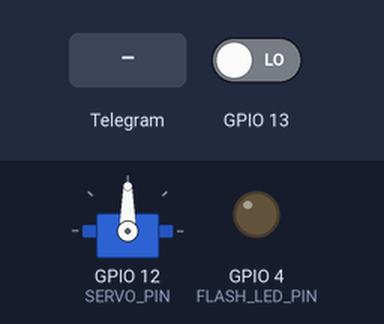
This sketch was run on a simulated ESP32. On the bench: servo, output pins drawn as LEDs (lit = HIGH). The test bench sets the inputs (shaded band); at power-on: GPIO 13 LOW. WiFi joins after 1.5 s; servers stay silent unless stated; the camera gives no picture; what the sketch prints to the serial monitor is not drawn.

Above: at 3.0 s.
3.1 s: Telegram message "/flash" received
At 4.1 s:
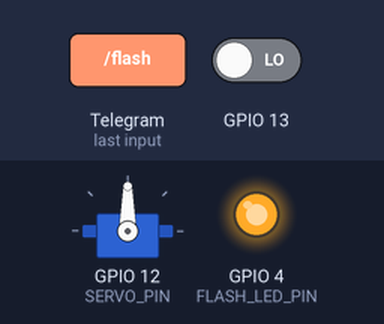
4.9 s: Telegram message "/open" received
At 5.6 s:
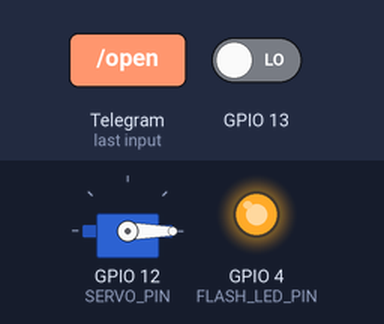
6.8 s: Telegram message "/flash" received
At 8.3 s:
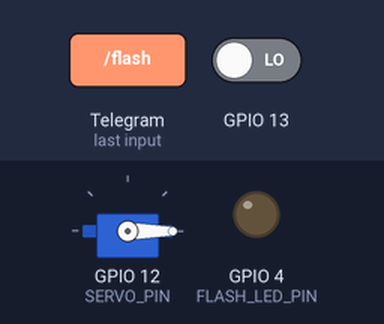
Timing chart, 0 to 9.8 s (numbered marks = the images above; inputs shaded):
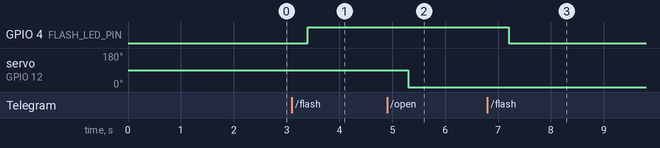

The sketch:

Project_Cam.ino
```cpp
#include <Arduino.h>
#include <WiFi.h>
#include <WiFiClientSecure.h>
#include "soc/soc.h"
#include "soc/rtc_cntl_reg.h"
#include "esp_camera.h"
#include <UniversalTelegramBot.h>
#include <ArduinoJson.h>
#include <ESP32Servo.h>

const char* ssid = "IOT";
const char* password = "1234567890";

// Initialize Telegram BOT
String BOTtoken = "Telegram_Bot_Key";
String CHAT_ID = "-5062063084";

bool sendPhoto = false;

WiFiClientSecure clientTCP;
UniversalTelegramBot bot(BOTtoken, clientTCP);

#define FLASH_LED_PIN 4
bool flashState = LOW;

// Servo setup
Servo servo;              // ✅ Added
#define SERVO_PIN 12       // ✅ Servo pin (you can change if needed)
int servoPos = 0;          // Store servo angle

//Checks for new messages every 1 second.
int botRequestDelay = 1000;
unsigned long lastTimeBotRan;

//CAMERA_MODEL_AI_THINKER
#define PWDN_GPIO_NUM     32
#define RESET_GPIO_NUM    -1
#define XCLK_GPIO_NUM      0
#define SIOD_GPIO_NUM     26
#define SIOC_GPIO_NUM     27
#define Y9_GPIO_NUM       35
#define Y8_GPIO_NUM       34
#define Y7_GPIO_NUM       39
#define Y6_GPIO_NUM       36
#define Y5_GPIO_NUM       21
#define Y4_GPIO_NUM       19
#define Y3_GPIO_NUM       18
#define Y2_GPIO_NUM        5
#define VSYNC_GPIO_NUM    25
#define HREF_GPIO_NUM     23
#define PCLK_GPIO_NUM     22

void configInitCamera() {
  camera_config_t config;
  config.ledc_channel = LEDC_CHANNEL_0;
  config.ledc_timer = LEDC_TIMER_0;
  config.pin_d0 = Y2_GPIO_NUM;
  config.pin_d1 = Y3_GPIO_NUM;
  config.pin_d2 = Y4_GPIO_NUM;
  config.pin_d3 = Y5_GPIO_NUM;
  config.pin_d4 = Y6_GPIO_NUM;
  config.pin_d5 = Y7_GPIO_NUM;
  config.pin_d6 = Y8_GPIO_NUM;
  config.pin_d7 = Y9_GPIO_NUM;
  config.pin_xclk = XCLK_GPIO_NUM;
  config.pin_pclk = PCLK_GPIO_NUM;
  config.pin_vsync = VSYNC_GPIO_NUM;
  config.pin_href = HREF_GPIO_NUM;
  config.pin_sscb_sda = SIOD_GPIO_NUM;
  config.pin_sscb_scl = SIOC_GPIO_NUM;
  config.pin_pwdn = PWDN_GPIO_NUM;
  config.pin_reset = RESET_GPIO_NUM;
  config.xclk_freq_hz = 20000000;
  config.pixel_format = PIXFORMAT_JPEG;

  if (psramFound()) {
    config.frame_size = FRAMESIZE_UXGA;
    config.jpeg_quality = 10;
    config.fb_count = 2;
  } else {
    config.frame_size = FRAMESIZE_SVGA;
    config.jpeg_quality = 12;
    config.fb_count = 1;
  }

  esp_err_t err = esp_camera_init(&config);
  if (err != ESP_OK) {
    Serial.printf("Camera init failed with error 0x%x", err);
    delay(1000);
    ESP.restart();
  }

  sensor_t * s = esp_camera_sensor_get();
  s->set_framesize(s, FRAMESIZE_CIF);
}

void handleNewMessages(int numNewMessages) {
  Serial.print("Handle New Messages: ");
  Serial.println(numNewMessages);

  for (int i = 0; i < numNewMessages; i++) {
    String chat_id = String(bot.messages[i].chat_id);
    if (chat_id != CHAT_ID) {
      bot.sendMessage(chat_id, "Unauthorized user", "");
      continue;
    }

    String text = bot.messages[i].text;
    Serial.println(text);
    String from_name = bot.messages[i].from_name;

    if (text == "/start") {
      String welcome = "Welcome , " + from_name + "\n";
      welcome += "Use these commands:\n";
      welcome += "/photo - Take a photo\n";
      welcome += "/flash - Toggle flash LED\n";
      welcome += "/open - Servo open (90°)\n";
      welcome += "/close - Servo close (0°)\n";
      bot.sendMessage(CHAT_ID, welcome, "");
    }

    if (text == "/flash") {
      flashState = !flashState;
      digitalWrite(FLASH_LED_PIN, flashState);
      bot.sendMessage(CHAT_ID, flashState ? "Flash ON" : "Flash OFF", "");
      Serial.println("Flash LED toggled");
    }

    if (text == "/photo") {
      sendPhoto = true;
      Serial.println("New photo request");
    }

    // ✅ Servo open command
    if (text == "/open") {
      servo.write(0);
      servoPos = 0;
      bot.sendMessage(CHAT_ID, "Servo opened (90°)", "");
      Serial.println("Servo opened");
    }

    // ✅ Servo close command
    if (text == "/close") {
      servo.write(90);
      servoPos = 90;
      bot.sendMessage(CHAT_ID, "Servo closed (0°)", "");
      Serial.println("Servo closed");
    }
  }
}

String sendPhotoTelegram() {
  const char* myDomain = "api.telegram.org";
  String getAll = "";
  String getBody = "";

  camera_fb_t * fb = esp_camera_fb_get();
  if (!fb) {
    Serial.println("Camera capture failed");
    bot.sendMessage(CHAT_ID, "Photo capture failed ❌", "");
    delay(1000);
    ESP.restart();
    return "Camera capture failed";
  }

  Serial.println("Connect to " + String(myDomain));

  if (clientTCP.connect(myDomain, 443)) {
    Serial.println("Connection successful");

    String head = "--Electro\r\nContent-Disposition: form-data; name=\"chat_id\"; \r\n\r\n" + CHAT_ID +
                  "\r\n--Electro\r\nContent-Disposition: form-data; name=\"photo\"; filename=\"esp32-cam.jpg\"\r\nContent-Type: image/jpeg\r\n\r\n";
    String tail = "\r\n--Electro--\r\n";

    uint16_t imageLen = fb->len;
    uint16_t extraLen = head.length() + tail.length();
    uint16_t totalLen = imageLen + extraLen;

    clientTCP.println("POST /bot" + BOTtoken + "/sendPhoto HTTP/1.1");
    clientTCP.println("Host: " + String(myDomain));
    clientTCP.println("Content-Length: " + String(totalLen));
    clientTCP.println("Content-Type: multipart/form-data; boundary=Electro");
    clientTCP.println();
    clientTCP.print(head);

    uint8_t *fbBuf = fb->buf;
    size_t fbLen = fb->len;
    for (size_t n = 0; n < fbLen; n += 1024) {
      if (n + 1024 < fbLen) {
        clientTCP.write(fbBuf, 1024);
        fbBuf += 1024;
      } else {
        size_t remainder = fbLen % 1024;
        clientTCP.write(fbBuf, remainder);
      }
    }

    clientTCP.print(tail);
    esp_camera_fb_return(fb);

    int waitTime = 10000;
    long startTimer = millis();
    boolean state = false;

    while ((startTimer + waitTime) > millis()) {
      Serial.print(".");
      delay(100);
      while (clientTCP.available()) {
        char c = clientTCP.read();
        if (state == true) getBody += String(c);
        if (c == '\n') {
          if (getAll.length() == 0) state = true;
          getAll = "";
        } else if (c != '\r')
          getAll += String(c);
        startTimer = millis();
      }
      if (getBody.length() > 0) break;
    }
    clientTCP.stop();
    bot.sendMessage(CHAT_ID, "Photo sent successfully ✅", "");  // ✅ Added message
    Serial.println(getBody);
  } else {
    getBody = "Connected to api.telegram.org failed.";
    Serial.println(getBody);
    bot.sendMessage(CHAT_ID, "Failed to send photo ❌", "");
  }
  return getBody;
}

void setup() {
  WRITE_PERI_REG(RTC_CNTL_BROWN_OUT_REG, 0);
  Serial.begin(115200);
  pinMode(13, INPUT);
  pinMode(FLASH_LED_PIN, OUTPUT);
  digitalWrite(FLASH_LED_PIN, flashState);

  servo.attach(SERVO_PIN);   // ✅ Servo attached
  servo.write(90);            // Start closed

  configInitCamera();

  WiFi.mode(WIFI_STA);
  Serial.println();
  Serial.print("Connecting to ");
  Serial.println(ssid);
  WiFi.begin(ssid, password);
  clientTCP.setCACert(TELEGRAM_CERTIFICATE_ROOT);
  while (WiFi.status() != WL_CONNECTED) {
    Serial.print(".");
    delay(500);
  }
  Serial.println();
  Serial.print("ESP32-CAM IP Address: ");
  Serial.println(WiFi.localIP());
}

void loop() {
  if (sendPhoto) {
    delay(200);
    sendPhotoTelegram();
    sendPhoto = false;
  }

  if (digitalRead(13) == HIGH) {
    Serial.println("Button pressed - sending photo");
    delay(200);
    sendPhotoTelegram();
    sendPhoto = false;
  }

  if (millis() > lastTimeBotRan + botRequestDelay) {
    int numNewMessages = bot.getUpdates(bot.last_message_received + 1);
    while (numNewMessages) {
      handleNewMessages(numNewMessages);
      numNewMessages = bot.getUpdates(bot.last_message_received + 1);
    }
    lastTimeBotRan = millis();
  }
}
```

Measured:
- after the input at 3.1 s, GPIO 4 (FLASH_LED_PIN): LOW → HIGH after 0.30 s
- after the input at 4.9 s, servo on GPIO 12 (SERVO_PIN): 90° → 0° after 0.41 s
- after the input at 6.8 s, GPIO 4 (FLASH_LED_PIN): HIGH → LOW after 0.41 s
